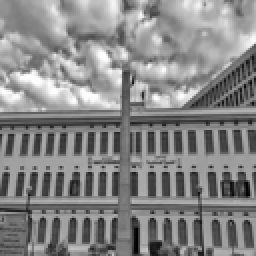
#> input picture input.png, 128 x 128 px (shown 2 times larger)
$ python convert_image.py input.png out.png 100 100
#> lines starting #> are read from the running program, lines starting #| are printed output that depends on the picture
from PIL import Image
import numpy as np
import sys

def convert_to_raw(input_path, output_path, width=256, height=256):
#> called with input_path = 'input.png', output_path = 'out.png', width = 100, height = 100
    img = Image.open(input_path)
#> img is the input picture: PIL image 128x128 L; min 0, max 255, mean 134.1
    img = img.convert("L")          # grayscale
    img = img.resize((width, height))
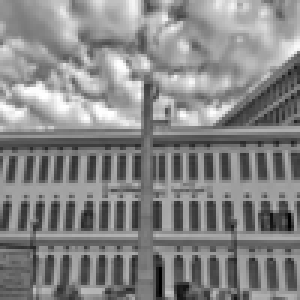
#> img: PIL image 100x100 L (shown 3 times larger); min 0, max 255, mean 134.1
    np.array(img, dtype=np.uint8).tofile(output_path)
    print(f"Converted {input_path} → {output_path} ({width}x{height})")

if __name__ == "__main__":
    if len(sys.argv) < 3:
        print("Usage: python3 convert_image.py <input.jpg> <output.raw> [width] [height]")
        sys.exit(1)

    input_path  = sys.argv[1]
    output_path = sys.argv[2]
    width       = int(sys.argv[3]) if len(sys.argv) > 3 else 256
    height      = int(sys.argv[4]) if len(sys.argv) > 4 else 256

    convert_to_raw(input_path, output_path, width, height)
